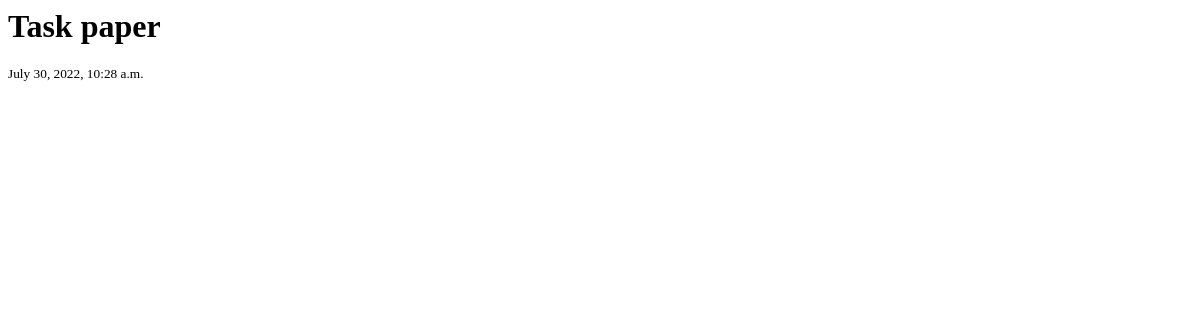
The app's page /task/2/ (signed in), older data.
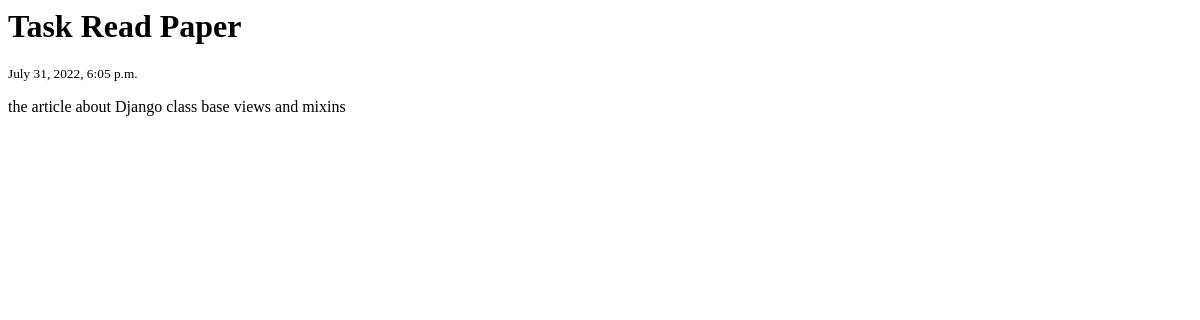
The same page, newer data.
### base/models.py (models this page shows, shortened)
class Task(models.Model):
    user = models.ForeignKey(User, on_delete=models.CASCADE, null=True, blank=True, related_name='user')
    title = models.CharField(max_length=200)
    description = models.TextField(null=True, blank=True)
    complete = models.BooleanField(default=False)
    created = models.DateTimeField(auto_now_add=True)
    class Meta:
        ordering = ['complete', '-created']

### base/views.py (the view)
# urls.py: path('task/<int:pk>/', views.TaskDetail.as_view(), name='task'),
class TaskDetail(LoginRequiredMixin, DetailView):
    model = models.Task
    context_object_name = 'task'
    template_name = 'base/task.html'

### base/templates/base/task.html
<h1>Task {{task.title}}</h1>
<small>{{task.created}}</small>
<p>{{task.description}}</p>

Row changes from the older to the newer data that the page shows:
changed Task: title "paper" → "Read Paper"; created "July 30, 2022, 10:28 a.m." → "July 31, 2022, 6:05 p.m."; description (not shown) → "the article about Django class base views and mixins"
